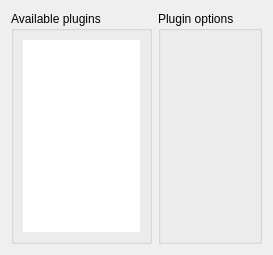
     <widget class="QWidget" name="Plugins">
      <attribute name="title">
       <string>Plugins</string>
      </attribute>
      <layout class="QHBoxLayout" name="horizontalLayout_9">
       <item>
        <widget class="QGroupBox" name="groupBox_7">
         <property name="maximumSize">
          <size>
           <width>141</width>
           <height>16777215</height>
          </size>
         </property>
         <property name="title">
          <string>Available plugins</string>
         </property>
         <layout class="QVBoxLayout">
          <item>
           <widget class="QListWidget" name="plugList">
            <property name="font">
             <font>
              <pointsize>10</pointsize>
             </font>
            </property>
            <property name="frameShape">
             <enum>QFrame::NoFrame</enum>
            </property>
            <property name="frameShadow">
             <enum>QFrame::Raised</enum>
            </property>
            <property name="lineWidth">
             <number>0</number>
            </property>
            <property name="spacing">
             <number>1</number>
            </property>
            <property name="selectionRectVisible">
             <bool>false</bool>
            </property>
           </widget>
          </item>
         </layout>
        </widget>
       </item>
       <item>
        <widget class="QGroupBox" name="plugBox">
         <property name="sizePolicy">
          <sizepolicy hsizetype="Expanding" vsizetype="Preferred">
           <horstretch>0</horstretch>
           <verstretch>0</verstretch>
          </sizepolicy>
         </property>
         <property name="title">
          <string>Plugin options</string>
         </property>
         <property name="alignment">
          <set>Qt::AlignLeading|Qt::AlignLeft|Qt::AlignTop</set>
         </property>
         <layout class="QGridLayout" name="gridLayout_4"/>
        </widget>
       </item>
      </layout>
     </widget>
